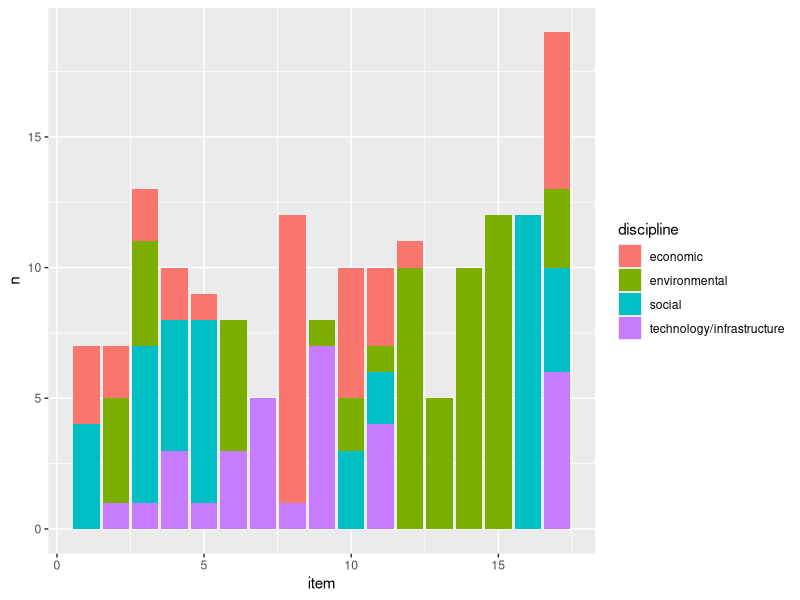

Write the R code that produced this figure.
## ---- chunk 1
knitr::opts_chunk$set(echo = TRUE)
## ---- chunk 2
library(tidyverse)
data <- read_csv("data/goals_targets.csv")

count.data <-  data %>%
  group_by(item, discipline) %>%
  summarise(n = n())

ggplot(count.data, aes(item, n, fill = discipline)) +
  geom_bar(stat = "identity")

library(skimr)
skim(count.data)
